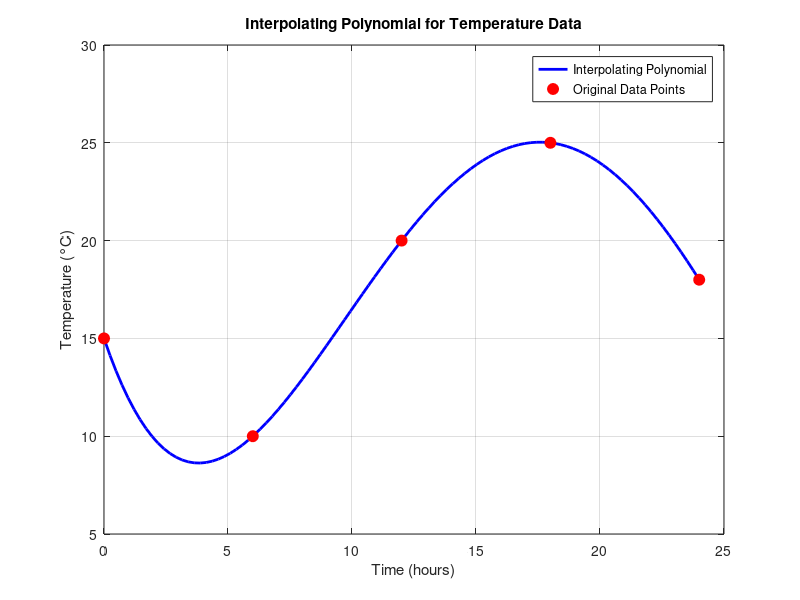

Write the MATLAB code that produced this figure.
% Task 3: Plot the polynomial and overlay the original data points.

% Given Data
time = [0, 6, 12, 18, 24]; % Time in hours
temp = [15, 10, 20, 25, 18]; % Temperature in °C

% Function to calculate the divided differences
function coeff = divided_differences(x, y)
    n = length(x);
    table = zeros(n, n);
    table(:, 1) = y(:); % First column is y
    for j = 2:n
        for i = 1:n-j+1
            table(i, j) = (table(i+1, j-1) - table(i, j-1)) / (x(i+j-1) - x(i));
        end
    end
    coeff = table(1, :); % Extracting the coefficients
end

% Function to evaluate Newton's Polynomial
function y = newton_polynomial(coeff, x_data, x_eval)
    n = length(coeff);
    y = coeff(1) * ones(size(x_eval));
    for i = 2:n
        term = coeff(i);
        for j = 1:i-1
            term = term .* (x_eval - x_data(j));
        end
        y = y + term;
    end
end

% Step 1: Compute Divided Difference Coefficients
coeff = divided_differences(time, temp);

% Step 2: Generate Data for Plotting
t_range = linspace(0, 24, 100); % Fine range for plotting
interp_temps = newton_polynomial(coeff, time, t_range);

% Step 3: Plot the Results
figure;
plot(t_range, interp_temps, 'b-', 'LineWidth', 2); % Polynomial curve
hold on;
plot(time, temp, 'ro', 'MarkerSize', 8, 'MarkerFaceColor', 'r'); % Original points
title('Interpolating Polynomial for Temperature Data');
xlabel('Time (hours)');
ylabel('Temperature (°C)');
legend('Interpolating Polynomial', 'Original Data Points');
grid on;

% Display Coefficients for Reference
disp('Divided Difference Coefficients:');
disp(coeff);
